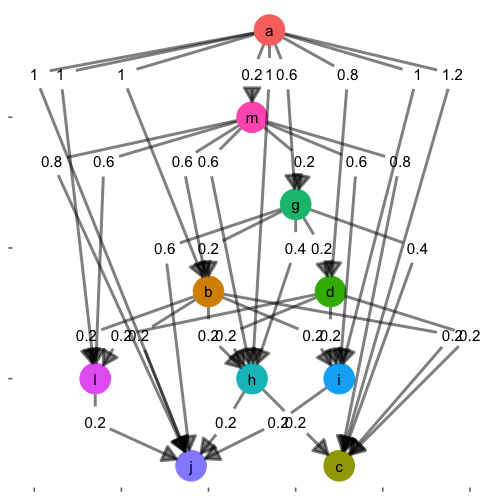

R code for this plot:
library(readr)
library(tidygraph)
library(dplyr)
library(ggplot2)
library(ggraph)

tib <- read_csv("./data/data.csv")

g <- as_tbl_graph(tib)


ggraph(g) + geom_node_point(aes(color=name),size=10) + 
  geom_edge_link(aes(label = value), alpha = 0.5,
                 angle_calc = 'along',
                 label_dodge = unit(2.5, 'mm'),
    arrow = arrow(length = unit(4,'mm'), type='closed'),
                 end_cap = circle(4,'mm'),
                 start_cap = circle(4,'mm')) +
  geom_node_text(aes(label = name)) + ggthemes::theme_few()

ggsave("./proto.png", width=5, height=5, dpi=100)
